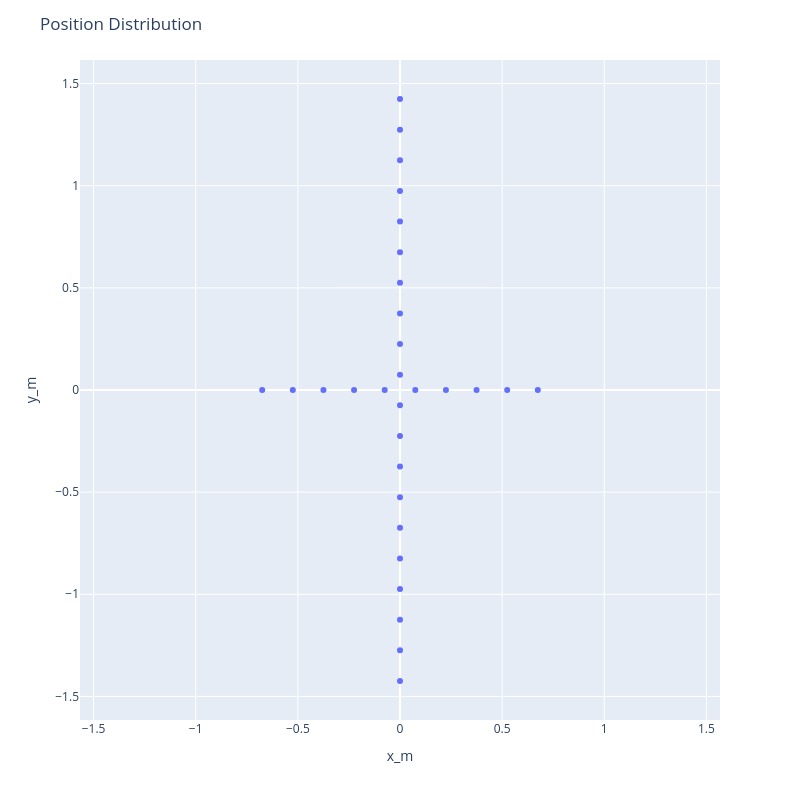

Notebook source saved alongside this figure:
### Markdown cell above
## Cross

### Code cell
cf = Frequency(1, FrequencyUnit.GIGAHERTZ)
distance = convert.cf_to_min_dist(cf)
linera_array_geometry = geometry.Cross(10, 20, distance)
linera_array_geometry.plot.geometry()

### Figure 1 — Plotly figure (JSON) as saved in the notebook; plotly's stock layout.template omitted (floating-point values rounded to 4 significant figures)
{"data": [{"hovertemplate": "x_m=%{x}<br>y_m=%{y}<extra></extra>", "legendgroup": "", "marker": {"color": "#636efa", "symbol": "circle"}, "mode": "markers", "name": "", "orientation": "v", "showlegend": false, "type": "scatter", "x": [0.0, 0.0, 0.2248, -0.3747, 0.0, 0.3747, 0.0, 0.0, -0.5246, 0.0, 0.07495, 0.0, 0.0, 0.0, 0.0, 0.0, 0.0, 0.5246, 0.0, 0.0, 0.0, 0.6745, 0.0, 0.0, -0.07495, 0.0, -0.6745, -0.2248, 0.0, 0.0], "xaxis": "x", "y": [-0.5246, 0.3747, 0.0, 0.0, 1.274, 0.0, -0.6745, -1.124, 0.0, 0.2248, 0.0, 0.6745, -0.2248, -1.274, -0.8244, 0.5246, -1.424, 0.0, -0.07495, 1.124, 0.07495, 0.0, -0.3747, 1.424, 0.0, 0.8244, 0.0, 0.0, -0.9743, 0.9743], "yaxis": "y"}], "layout": {"height": 800, "legend": {"tracegroupgap": 0}, "margin": {"t": 60}, "title": {"text": "Position Distribution"}, "width": 800, "xaxis": {"anchor": "y", "domain": [0, 1], "range": [-1.566, 1.566], "title": {"text": "x_m"}}, "yaxis": {"anchor": "x", "domain": [0, 1], "range": [-1.566, 1.566], "scaleanchor": "x", "title": {"text": "y_m"}}}}
